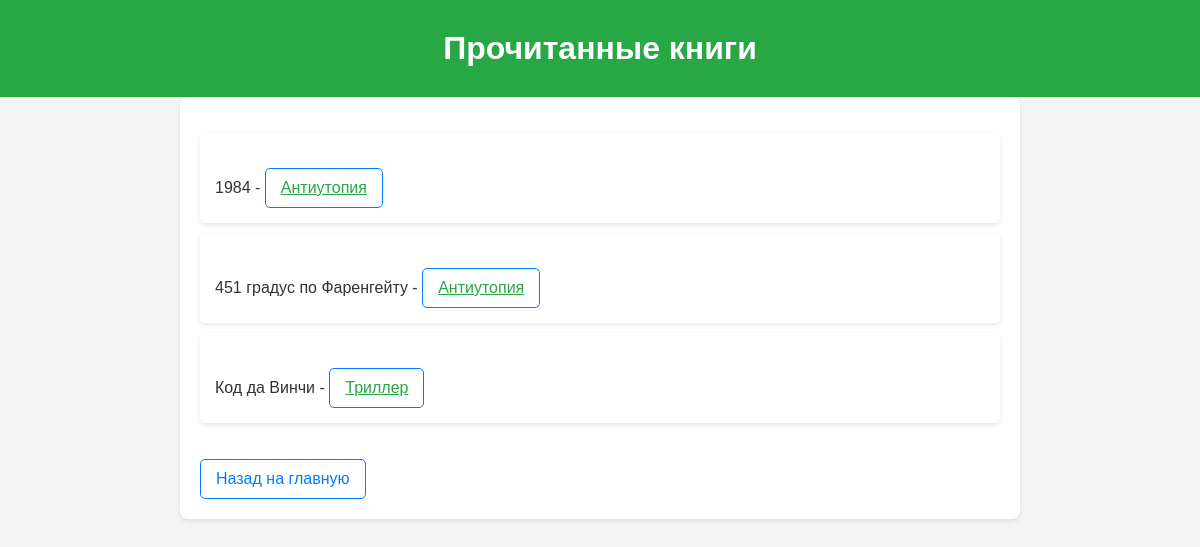
Screenshot of /read-books with the database file from the repository.
### models.py (models this page shows)
class Book(db.Model):
    __tablename__ = 'books'
    id = db.Column(db.Integer, primary_key=True)
    title = db.Column(db.String(200), nullable=False)
    author = db.Column(db.String(100), nullable=False)
    genre_id = db.Column(db.Integer, db.ForeignKey('genres.id'), nullable=False)
    is_read = db.Column(db.Boolean, default=False)
    created_at = db.Column(db.DateTime, default=datetime.utcnow)

class Genre(db.Model):
    __tablename__ = 'genres'
    id = db.Column(db.Integer, primary_key=True)
    name = db.Column(db.String(100), unique=True, nullable=False)
    books = db.relationship('Book', backref='genre', lazy=True)

### app.py (the view)
@app.route('/read-books')
def read_books():
    books = Book.query.filter_by(is_read=True).all()
    return render_template('read_books.html', books=books)

### templates/read_books.html (shortened to what this page needs)
<!DOCTYPE html>
<html lang="ru">
<head>
</head>
<body>
    <header>
        <h1>Прочитанные книги</h1>
    </header>
    <main class="container">
        <ul>
            {% for book in books %}
                <li>
                    {{ book.title }} -
                    <a class="genre-link" href="/genre/{{ book.genre_id }}">{{ book.genre.name }}</a>
                </li>
            {% endfor %}
        </ul>
        <a href="/">Назад на главную</a>
    </main>
</body>
</html>

### templates/read_books.html (style rules this page uses)
body { font-family: Arial, sans-serif; margin: 0; padding: 0; background-color: #f4f4f4; color: #333; }
header { background: #28a745; color: white; padding: 10px 0; text-align: center; }
h1 { margin-top: 20px; margin-bottom: 20px; font-size: 2em; }
.container { max-width: 800px; margin: 0 auto; background-color: white; padding: 20px; border-radius: 8px; box-shadow: 0 2px 5px rgba(0, 0, 0, 0.1); }
ul { list-style-type: none; padding: 0; }
li { background: white; margin: 10px 0; padding: 15px; border-radius: 5px; box-shadow: 0 2px 5px rgba(0, 0, 0, 0.1); transition: background 0.3s; }
a { display: inline-block; margin-top: 20px; text-decoration: none; color: #007bff; padding: 10px 15px; border: 1px solid #007bff; border-radius: 5px; transition: background 0.3s, color 0.3s; }
.genre-link { color: #28a745; text-decoration: underline; }

### rows the page displays
Book: title "1984", genre.name "Антиутопия"
Book: title "451 градус по Фаренгейту", genre.name "Антиутопия"
Book: title "Код да Винчи", genre.name "Триллер"
